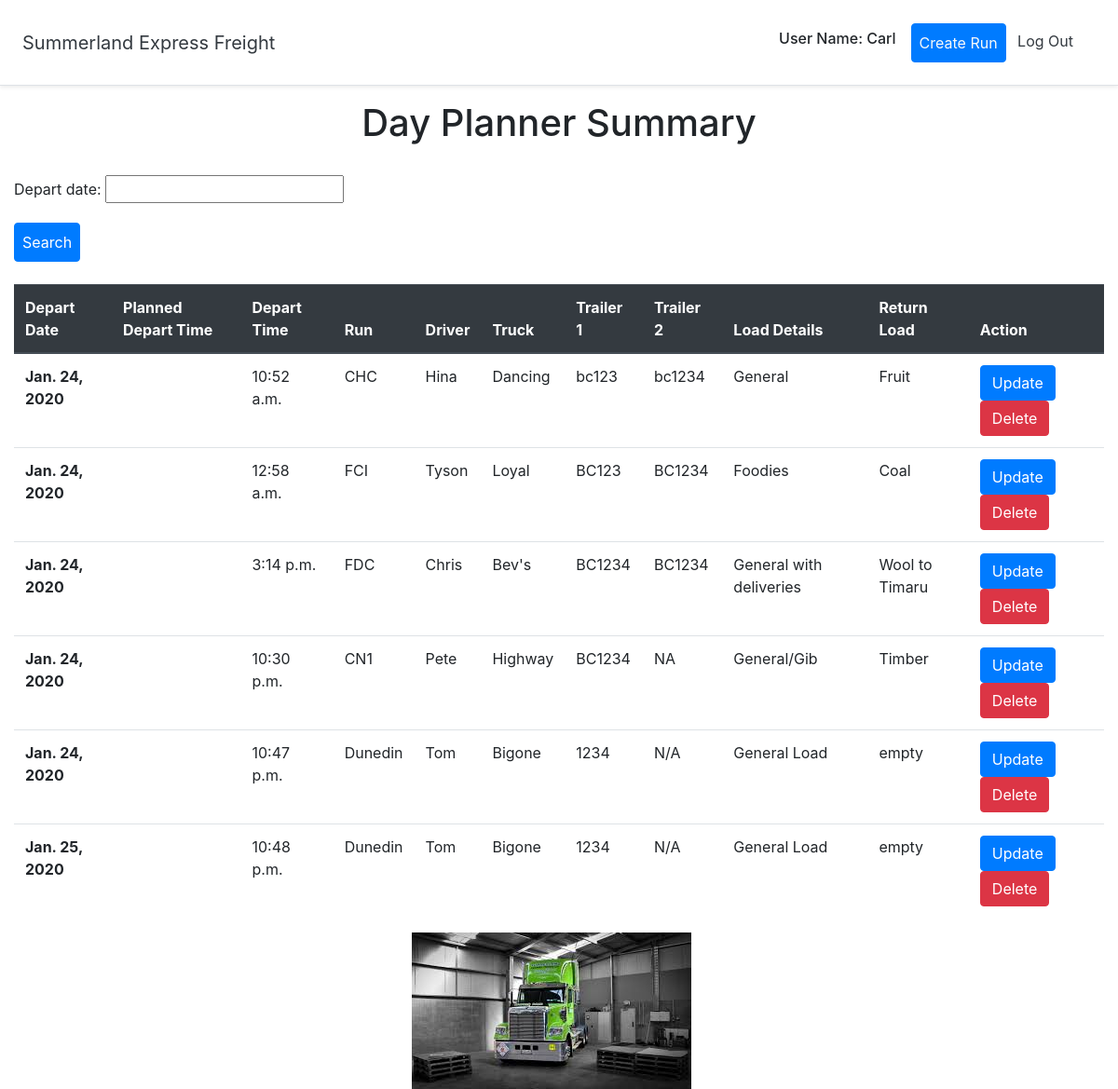
The app's page / (signed in) with its own data.
### Runs/models.py (models this page shows)
class Runs(models.Model):
    run = models.CharField(max_length=10)
    driver = models.CharField(max_length=50)
    truck = models.CharField(max_length=50)
    trailer_1 = models.CharField(max_length=50)
    trailer_2 = models.CharField(max_length=50)
    load_comments = models.CharField(max_length=255)
    return_load_comments = models.CharField(max_length=255)
    depart_date = models.DateField()
    depart_time = models.TimeField()
    user = models.ForeignKey(User, on_delete=models.CASCADE)
    objects = models.Manager()
    Planned_depart_time = models.TimeField()

### Runs/views.py (the view)
# urls.py: path('', views.detail_run.as_view(), name='detail_run' ),
class detail_run(ListView):
    model = Runs
    runset = Runs.objects.all()
    template_name ='Runs/detail.html'
    def get_context_data(self, **kwargs):
        context = super().get_context_data(**kwargs)
        context['filter'] =   filter_runs(self.request.GET, queryset=self.get_queryset())
        return context

### Runs/templates/Runs/detail.html
{% extends 'Runs/base.html' %}
{% load static %}
{% block content %}
<div class="container-fluid pt-3">
    <h1 class="text-center">Day Planner Summary</h1>
    <br>
    <form action="" method="get">
    {{filter.form.as_p}}
    <button type="submit" class="btn btn-primary p-2">Search</button>
    </form>
    <br>
    <table class="table">
        <thead class="thead-dark">
          <tr>
            <th scope="col">Depart Date</th>
            <th scope="col">Planned Depart Time</th>
            <th scope="col">Depart Time</th>
            <th scope="col">Run</th>
            <th scope="col">Driver</th>
            <th scope="col">Truck</th>
            <th scope="col">Trailer 1</th>
            <th scope="col">Trailer 2</th>
            <th scope="col">Load Details</th>
            <th scope="col">Return Load</th>
            <th scope="col">Action</th>
          </tr>
        </thead>
        <tbody>
            {% for run in filter.qs %}
          <tr>
            <th scope="row">{{ run.depart_date }}</th>
            <td>{{ run.planned_depart_time }}</td>
            <td>{{ run.depart_time }}</td>
            <td>{{ run.run }}</td>
            <td>{{ run.driver }}</td>
            <td>{{ run.truck }}</td>
            <td>{{ run.trailer_1 }}</td>
            <td>{{ run.trailer_2 }}</td>
            <td>{{ run.load_comments }}</td>
            <td>{{ run.return_load_comments }}</td>
            {% if user.is_authenticated %}
            <td><a href="{% url 'update_run' run.id %}" class="btn btn-primary">Update</a> <a href="{% url 'delete_run' run.id %}" class="btn btn-danger">Delete</a> </td>
            {% endif %}
          </tr>
          {% endfor %}
        </tbody>
      </table>
</div>
    <div class="d-flex justify-content-center">
        <img class='mr-3 align-self-center' src="{% static 'images.jpg' %}" alt="">
    </div>
{% endblock content %}

### Runs/templates/Runs/base.html (shortened to what this page needs)
<!doctype html>
<html lang="en">
{% load static %}
<head>
  <link rel="stylesheet" href="https://stackpath.bootstrapcdn.com/bootstrap/4.2.1/css/bootstrap.min.css">
  <link href="{% static 'custom.css' %}" rel="stylesheet">
</head>
<body>
  <div class="d-flex flex-column flex-md-row align-items-center p-3 px-md-4 bg-white border-bottom shadow-sm">
    <h5 class="my-0 mr-md-auto font-weight-normal"><a href="{% url 'detail_run' %}" class="text-dark">Summerland Express Freight</a></h5>
    <h6 class="p-3">User Name: {{ user }}</h6>
    <nav class="my-2 my-md-0 mr-md-3">
      {% if user.is_authenticated %}
      <a class=" btn btn-primary p-2 text-light" href="{% url 'create_run' %}">Create Run</a>
      <a class="p-2 text-dark" href="{% url 'logout' %}">Log Out</a>
      {% else %}
      <a class="p-2 text-dark" href="{% url 'login' %}">Log In</a>
      {% endif %}
    </nav>
  </div>
  {% block content %}
  {% endblock %}
  <link href="https://unpkg.com/gijgo@1.9.13/css/gijgo.min.css" rel="stylesheet" type="text/css" />
</body>
</html>

### records on screen
Runs: depart_date "Jan. 24, 2020", depart_time "10:52 a.m.", run "CHC", driver "Hina", truck "Dancing", trailer_1 "bc123", trailer_2 "bc1234", load_comments "General", return_load_comments "Fruit"
Runs: depart_date "Jan. 24, 2020", depart_time "12:58 a.m.", run "FCI", driver "Tyson", truck "Loyal", trailer_1 "BC123", trailer_2 "BC1234", load_comments "Foodies", return_load_comments "Coal"
Runs: depart_date "Jan. 24, 2020", depart_time "3:14 p.m.", run "FDC", driver "Chris", truck "Bev's", trailer_1 "BC1234", trailer_2 "BC1234", load_comments "General with deliveries", return_load_comments "Wool to Timaru"
Runs: depart_date "Jan. 24, 2020", depart_time "10:30 p.m.", run "CN1", driver "Pete", truck "Highway", trailer_1 "BC1234", trailer_2 "NA", load_comments "General/Gib", return_load_comments "Timber"
Runs: depart_date "Jan. 24, 2020", depart_time "10:47 p.m.", run "Dunedin", driver "Tom", truck "Bigone", trailer_1 "1234", trailer_2 "N/A", load_comments "General Load", return_load_comments "empty"
Runs: depart_date "Jan. 25, 2020", depart_time "10:48 p.m.", run "Dunedin", driver "Tom", truck "Bigone", trailer_1 "1234", trailer_2 "N/A", load_comments "General Load", return_load_comments "empty"

### other values on screen
{{ user }} "Carl"
